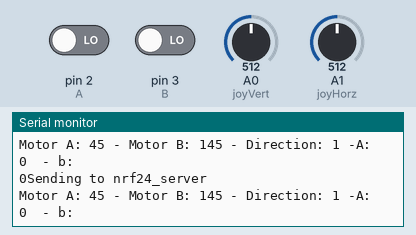
Recording of a sketch running on a simulated Arduino Uno, built with avr-gcc and run on an emulated ATmega328P. On the bench: the last lines printed to the serial monitor. The inputs (shaded band) are chosen by the test bench; at power-on: A0 (joyVert) = 512, A1 (joyHorz) = 512, pin 2 (A) LOW, pin 3 (B) LOW. No radio packets arrive unless stated.

Above: at 1.2 s.
1.3 s: A0 (joyVert) set to 856
At 1.31 s:
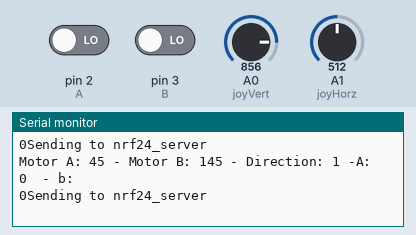
4.3 s: A0 (joyVert) set to 878
At 4.37 s:
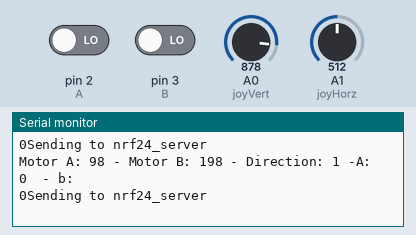
7.3 s: A1 (joyHorz) set to 491
At 7.38 s:
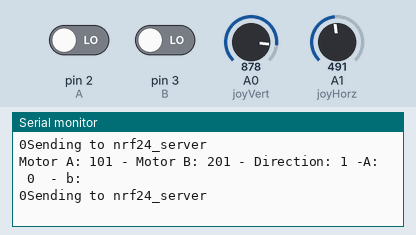
Timing chart, 0 to 10.3 s (numbered marks = the images above; inputs shaded):
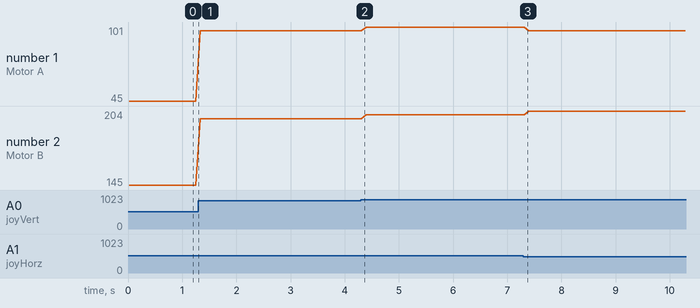

Measured:
- plotted number 1: 45 → 98 after the input at 1.3 s, 98 → 101 after the input at 4.3 s
- plotted number 2: 145 → 198 after the input at 1.3 s, 198 → 201 after the input at 4.3 s, 201 → 204 after the input at 7.3 s

The sketch:

nrf24_client.ino
```cpp
// nrf24_client.pde
// -*- mode: C++ -*-
// Example sketch showing how to create a simple messageing client
// with the RH_NRF24 class. RH_NRF24 class does not provide for addressing or
// reliability, so you should only use RH_NRF24 if you do not need the higher
// level messaging abilities.
// It is designed to work with the other example nrf24_server.
// Tested on Uno with Sparkfun NRF25L01 module
// Tested on Anarduino Mini (http://www.anarduino.com/mini/) with RFM73 module
// Tested on Arduino Mega with Sparkfun WRL-00691 NRF25L01 module

#include <SPI.h>
#include <RH_NRF24.h>

#define joyVert    A0
#define joyHorz    A1

#define A    2
#define B    3

int big = 2400;
int smal = 1700;
int MAPING = 255;


// Define Joystick Values - Start at 512 (middle position)
int joyposVert = 2032;
int joyposHorz = 2032;

// Singleton instance of the radio driver
//RH_NRF24 nrf24;
RH_NRF24 nrf24(9, 10); // use this to be electrically compatible with Mirf
// RH_NRF24 nrf24(8, 10);// For Leonardo, need explicit SS pin
// RH_NRF24 nrf24(8, 7); // For RFM73 on Anarduino Mini

void setup()
{
  Serial.begin(9600);
  while (!Serial)
    ; // wait for serial port to connect. Needed for Leonardo only
  if (!nrf24.init())
    Serial.println("init failed");
  // Defaults after init are 2.402 GHz (channel 2), 2Mbps, 0dBm
  if (!nrf24.setChannel(1))
    Serial.println("setChannel failed");
  if (!nrf24.setRF(RH_NRF24::DataRate2Mbps, RH_NRF24::TransmitPower0dBm))
    Serial.println("setRF failed");
}


void loop()
{
  Serial.println("Sending to nrf24_server");
  // Send a message to nrf24_server
  uint8_t motorcontrol[5];


   // Read the Joystick X and Y positions
  joyposVert = analogRead(joyVert);
  joyposHorz = analogRead(joyHorz);

  // Determine if this is a forward or backward motion
  // Do this by reading the Verticle Value
  // Apply results to MotorSpeed and to Direction

  if (joyposHorz  > big)
  {
    // This is Backward
    // Set Motors backward
    motorcontrol[2] = 0;

    //Determine Motor Speeds
    // As we are going backwards we need to reverse readings
    motorcontrol[0] = map(joyposVert, smal, 0, 0, MAPING);
    motorcontrol[1] = map(joyposVert, smal, 0, 0, MAPING);

  }
  else if (joyposHorz < smal)
  {
    // This is Forward
    // Set Motors forward
    motorcontrol[2] = 1;

    //Determine Motor Speeds
    motorcontrol[0] = map(joyposVert, big, 4064, 0, MAPING);
    motorcontrol[1] = map(joyposVert, big, 4064, 0, MAPING);

  }
  else
  {
    // This is Stopped
    motorcontrol[0] = 0;
    motorcontrol[1] = 0;
    motorcontrol[2] = 0;

  }

  // Now do the steering
  // The Horizontal position will "weigh" the motor speed
  // Values for each motor

  if (joyposVert < smal)
  {

    // Move Left
    // As we are going left we need to reverse readings
    // Map the number to a value of 255 maximum
    joyposHorz = map(joyposHorz, smal, 0, 0, MAPING);

    motorcontrol[0] = motorcontrol[0] - joyposHorz;
    motorcontrol[1] = motorcontrol[1] + joyposHorz;

    // Don't exceed range of 0-255 for motor speeds
    if (motorcontrol[0] < 0)  motorcontrol[0] = 0;
    if (motorcontrol[1] > MAPING) motorcontrol[1] = MAPING;

  }
  else if (joyposVert > big)
  {
    // Move Right
    // Map the number to a value of 255 maximum
    joyposHorz = map(joyposHorz, big, 4064, 0, MAPING);

    motorcontrol[0] = motorcontrol[0] + joyposHorz;
    motorcontrol[1] = motorcontrol[1] - joyposHorz;

    // Don't exceed range of 0-255 for motor speeds
    if (motorcontrol[0] > MAPING)motorcontrol[0] = MAPING; //////////////////////////////////////////////
    if (motorcontrol[1] < 0)motorcontrol[1] = 0;

  }

  // Adjust to prevent "buzzing" at very low speed
  if (motorcontrol[0] < 5)motorcontrol[0] = 0;
  if (motorcontrol[1] < 5)motorcontrol[1] = 0;

  //Display the Motor Control values in the serial monitor.
  Serial.print("Motor A: ");
  Serial.print(motorcontrol[0]);
  Serial.print(" - Motor B: ");
  Serial.print(motorcontrol[1]);
  Serial.print(" - Direction: ");
  Serial.print(motorcontrol[2]);


  Serial.print(" -A:  ");
    Serial.print(motorcontrol[3]);

  Serial.println("  - b:  ");
    Serial.print(motorcontrol[4]);

  motorcontrol[3] = digitalRead(A);
  motorcontrol[4] = digitalRead(B);


  //Send a message containing Motor Control data to manager_server
  nrf24.send(motorcontrol, sizeof(motorcontrol));

  nrf24.waitPacketSent();
  }
```
